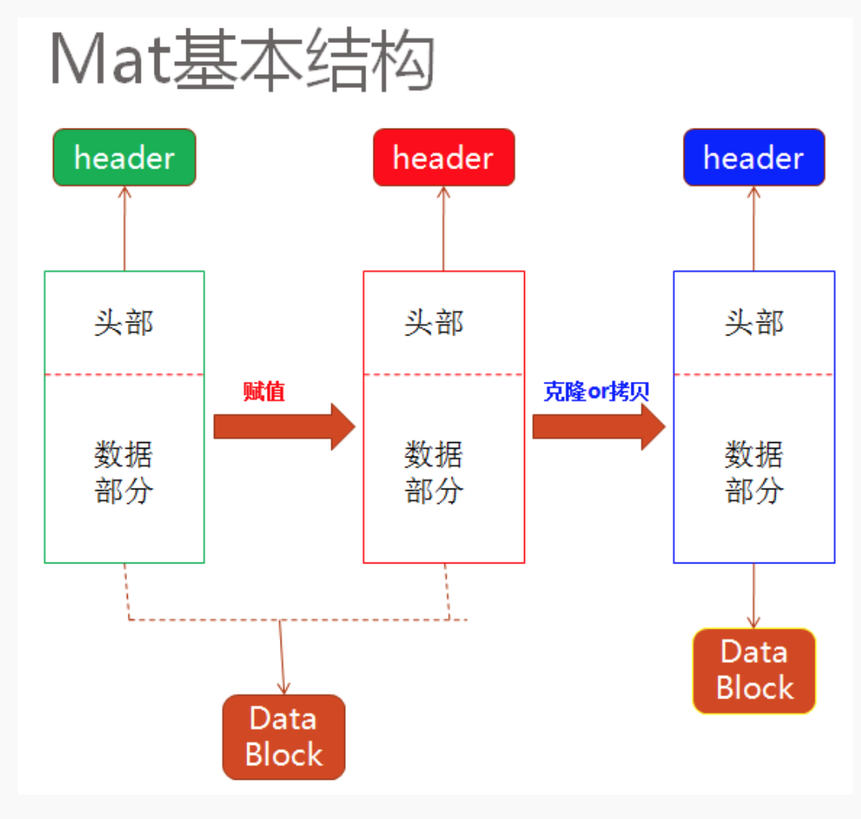
#> input picture OpenCV_learn/code_059/Mat.png, 861 x 819 px, shrunk from 1058 x 1006 before the run
$ python opencv_059.py
#> lines starting #> are read from the running program, lines starting #| are printed output that depends on the picture; after the words box and inside, x2 and y2 are one past the last pixel; in counts of white or black regions, pixels touching at a corner belong together
import cv2 as cv
import numpy as np


def canny_demo(image):
    t = 80
    canny_output = cv.Canny(image, t, t * 2)
    cv.imwrite("./canny_output.png", canny_output)
    return canny_output


src = cv.imread("./Mat.png")
#> src is the input picture: shape (819, 861, 3); mean B, G, R 237.7, 237.4, 243.7
cv.namedWindow("input", cv.WINDOW_AUTOSIZE)
cv.imshow("input", src)

binary = canny_demo(src)
#> in canny_demo, `canny_output = cv.Canny(image, t, t * 2)`:
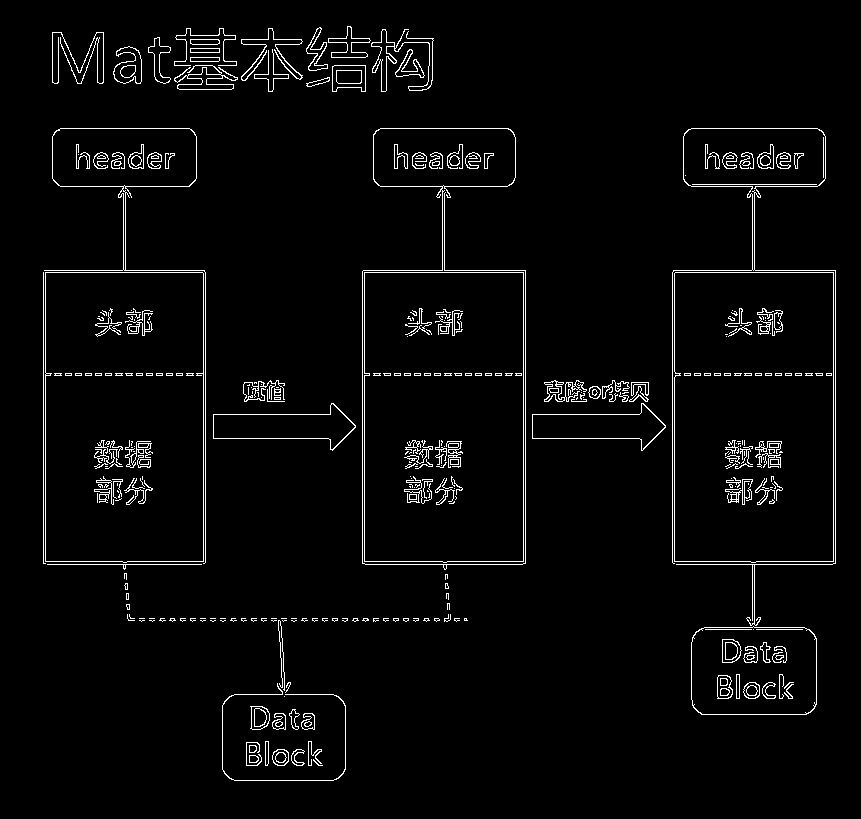
#> canny_output: shape (819, 861); 3.2% white in thin lines or dots, all inside (x1, y1, x2, y2) = (43, 26, 836, 781)
cv.imshow("binary", binary)

lines = cv.HoughLines(binary, 1, np.pi / 180, 150, None, 0, 0)
#> lines = 27 rows, first 8: [270, 1.57], [272, 1.57], [561, 1.57], [564, 1.57], [128, 1.57], [186, 1.57], [373, 1.57], [375, 1.57]
if lines is not None:
    for i in range(0, len(lines)):
        rho = lines[i][0][0]
        theta = lines[i][0][1]
        a = np.cos(theta)
        b = np.sin(theta)
        x0 = a * rho
        y0 = b * rho
        pt1 = (int(x0 + 1000 * (-b)), int(y0 + 1000 * (a)))
        pt2 = (int(x0 - 1000 * (-b)), int(y0 - 1000 * (a)))
        cv.line(src, pt1, pt2, (0, 0, 255), 3, cv.LINE_AA)
#> this loop made 27 passes
#> (rho, theta, a, b, x0, y0, pt1, pt2) on passes 1 to 10: (270, 1.57, -4.37e-08, 1, -1.18e-05, 270, (-1000, 269), (999, 270)), (272, 1.57, -4.37e-08, 1, -1.19e-05, 272, (-1000, 271), (999, 272)), (561, 1.57, -4.37e-08, 1, -2.45e-05, 561, (-1000, 560), (999, 561)), (564, 1.57, -4.37e-08, 1, -2.47e-05, 564, (-1000, 563), (999, 564)), (128, 1.57, -4.37e-08, 1, -5.6e-06, 128, (-1000, 127), (999, 128)), (186, 1.57, -4.37e-08, 1, -8.13e-06, 186, (-1000, 185), (999, 186)), (373, 1.57, -4.37e-08, 1, -1.63e-05, 373, (-1000, 372), (999, 373)), (375, 1.57, -4.37e-08, 1, -1.64e-05, 375, (-1000, 374), (999, 375)), (203, 0, 1, 0, 203, 0, (203, 1000), (203, -1000)), (205, 0, 1, 0, 205, 0, (205, 1000), (205, -1000))
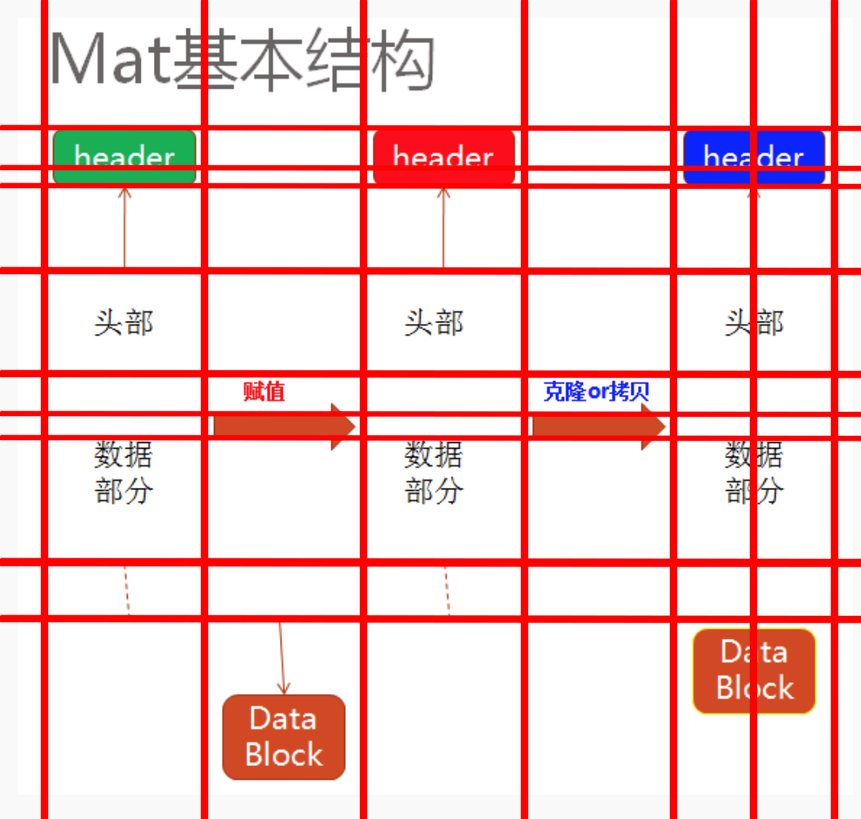
#> src: shape (819, 861, 3); 15.43% of pixels changed, all inside (x1, y1, x2, y2) = (0, 0, 861, 819)


# 显示
cv.imshow("hough line demo", src)
cv.imwrite("./contours_analysis.png", src)
cv.waitKey(0)
cv.destroyAllWindows()
